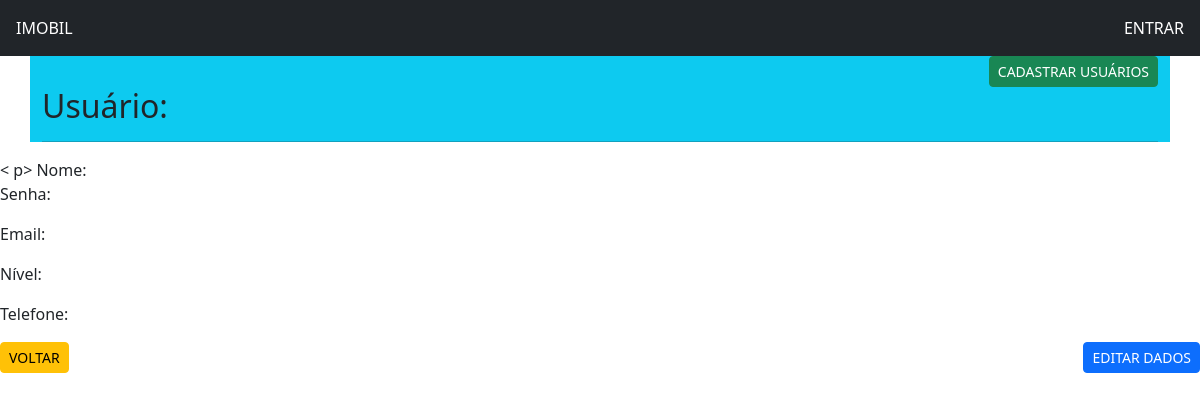
The page /cadastarUsuario.php?login=1 on the database as committed earlier.
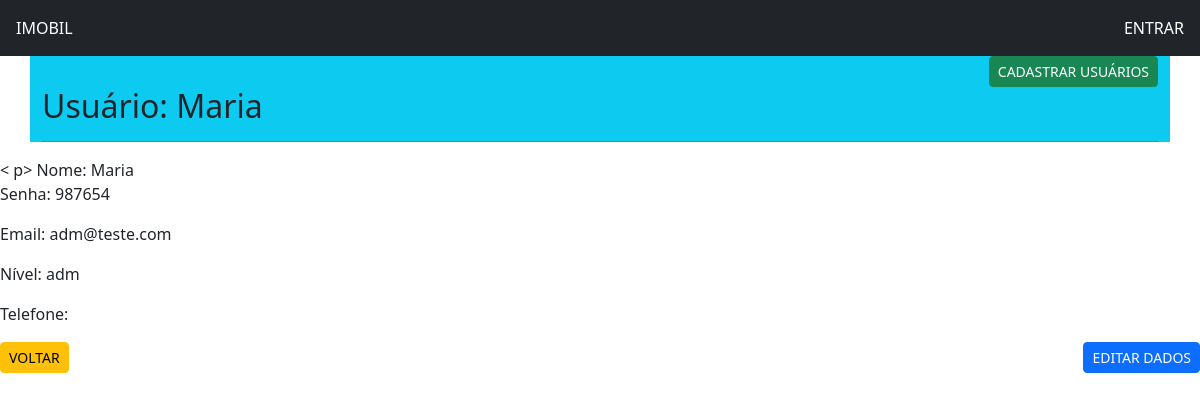
The same page on the database as committed later.
### tables this page shows
CREATE TABLE `usuarios` (
  `nome` varchar(60) NOT NULL,
  `senha` varchar(30) DEFAULT NULL,
  `nivel` varchar(3) DEFAULT NULL,
  `email` varchar(100) NOT NULL,
  `telefone` int(11) DEFAULT NULL,
  `login` int(100) DEFAULT NULL
);

### cadastarUsuario.php (the view, shortened to what this page needs)
<?php
    include "conexao.php";
    include "controle.php";
    if(isset($_GET['login'])){
        $login = $_GET['login'];
        $sql = "select * from usuarios where login = '$login'";
        $seleciona = mysqli_query($conexao,$sql);
        $exibe = mysqli_fetch_array($seleciona);
        $login = $exibe['login'];
        $senha = $exibe['senha'];
        $nome = $exibe['nome'];
        $email = $exibe['email'];
        $nivel = $exibe['nivel'];
    }
?>
    <div class="container bg-info pag">
        <div class="text-end">
            <a href="listarUsuario.php"> <button type="button" class="btn btn-success btn-sm">CADASTRAR USUÁRIOS</button> </a>
        </div>
        <h2>Usuário: <?php echo $nome; ?></h2>
        <hr>
                </div>
                <div class="col-10">
                    <?php
                        echo "
                        <   p> Nome: $nome </>
                            <p> Senha: $senha </p>
                            <p> Email: $email </p>
                            <p> Nível: $nivel </p>
                            <p> Telefone: $telefone </p>
                        ";
?>
                </div>
        <div class="row">
            <div class="col text-start">
                <a href="listarUsuario.php"> <button type="button" class="btn btn-warning btn-sm">VOLTAR</button> </a>
            </div>
            <div class="col text-end">
                <a href="editarUsuario.php?login=<?php echo $login ?>"><button type="button" class="btn btn-primary btn-sm botao">EDITAR DADOS</button></a>
            </div>
        </div>

Rows that differ between the two databases and show on the page:
added usuarios: nome "Maria", senha "987654", email "adm@teste.com", nivel "adm"
